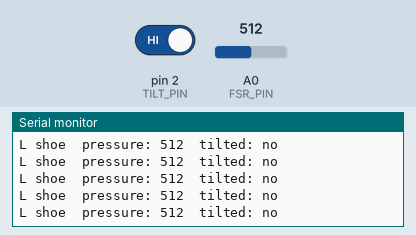
The sketch below on a simulated Arduino Uno, built with avr-gcc and run on an emulated ATmega328P. On the bench: the last lines printed to the serial monitor. The test bench sets the inputs (shaded band); at power-on: pin 2 (TILT_PIN) HIGH, A0 (FSR_PIN) = 512.

Above: at 1.2 s.
1.3 s: pin 2 (TILT_PIN) driven LOW
At 1.56 s:
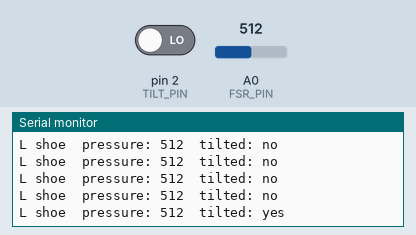
3.3 s: A0 (FSR_PIN) set to 716
At 3.36 s:
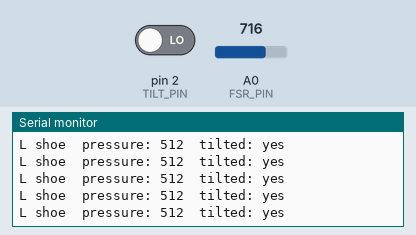
4.8 s: A0 (FSR_PIN) set to 900
At 4.97 s:
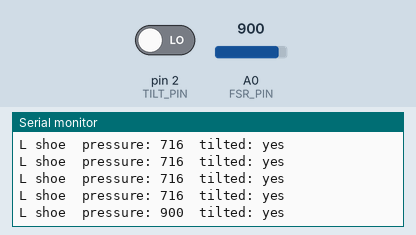
6.3 s: pin 2 (TILT_PIN) driven HIGH
At 6.57 s:
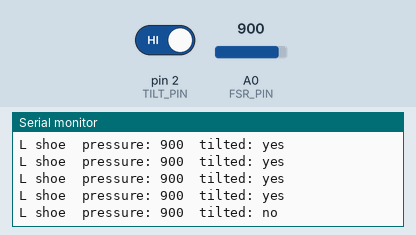
Timing chart, 0 to 8.8 s (numbered marks = the images above; inputs shaded):
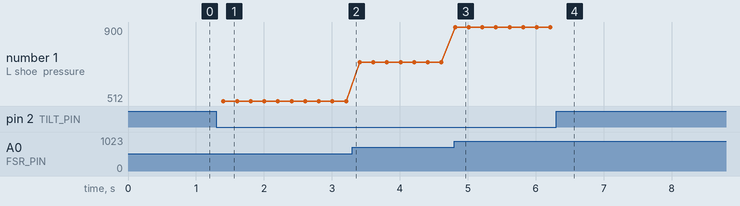

Measured:
- after the input at 1.3 s, the serial monitor: prints a new line after 0.10 s (image 1)
- after the input at 4.8 s, the serial monitor: prints a new line at once (image 3)
- after the input at 6.3 s, the serial monitor: prints a new line after 0.12 s (image 4)
- plotted number 1: 512 → 716 after the input at 3.3 s, 716 → 900 after the input at 4.8 s

The sketch:

tinkercad_one_shoe.ino
```cpp
/*
  Music Sampling Shoes : Tinkercad model (one shoe per Uno)
  ---------------------------------------------------------
  Make TWO Arduino Uno R3 boards in Tinkercad: one for the Left shoe, one for the Right shoe.
  Paste this code into both. On the second one, change FOOT to 'R'.

  Parts on each Uno (only the real parts, nothing extra):
    Force Sensor  = the FSR in the sole
    Tilt Sensor   = stands in for the gyro (Tinkercad has no gyro)

  Wiring on each Uno:
    Force Sensor: one leg to 5V, other leg to A0, and a 10k resistor from A0 to GND
    Tilt Sensor:  one side to pin 2, other side to GND (no resistor needed)

  Try it: click Start Simulation, open the Serial Monitor,
          drag the Force Sensor slider and click the Tilt Sensor to tip it.
*/

#define FOOT 'L'          // 'L' on the left shoe's Uno, 'R' on the right shoe's Uno

const int FSR_PIN = A0;
const int TILT_PIN = 2;

void setup() {
  Serial.begin(9600);
  pinMode(TILT_PIN, INPUT_PULLUP);   // reads LOW when tipped one way, HIGH the other
}

void loop() {
  int pressure = analogRead(FSR_PIN);            // 0 = no press, up to about 1000 = hard press
  int tilted = digitalRead(TILT_PIN) == LOW ? 1 : 0;

  Serial.print(FOOT);
  Serial.print(" shoe  pressure: ");
  Serial.print(pressure);
  Serial.print("  tilted: ");
  Serial.println(tilted ? "yes" : "no");
  delay(200);
}
```
